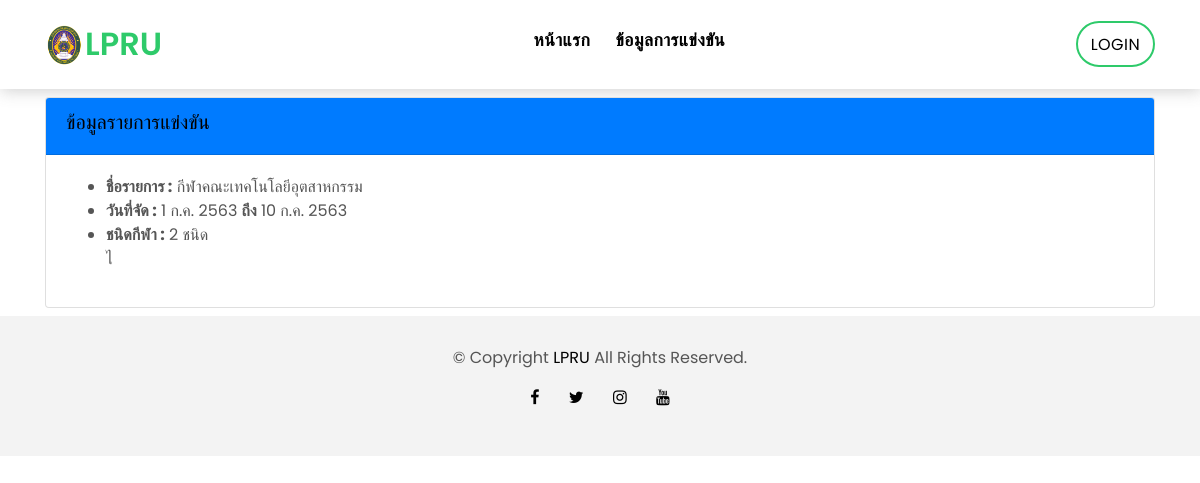
The app's page /tournament_detail.php?id=12 with its own data.
### tables this page shows
CREATE TABLE `tournament` (
  `tournament_id` int(11) NOT NULL,
  `tournament_name` varchar(100) NOT NULL,
  `startdate` date NOT NULL,
  `enddate` date NOT NULL
);

### app/SQLiManager.php (called while the page is built, shortened)
<?php
if(class_exists('SQLiManager') === false)
{
	class SQLiManager{
		var $table;
		var $field;
		var $condition;
		public function SQLiManager()
		{
			$this->connect = mysqli_connect(DB_HOST,DB_USER,DB_PASS,DB_NAME);
			$cs1 = "SET character_set_results=utf8";
			mysqli_query($this->connect,$cs1) or die('Error query: ' . mysqli_error($this->connect));
			$cs2 = "SET character_set_client = utf8";
			mysqli_query($this->connect,$cs2) or die('Error query: ' . mysqli_error($this->connect));
			$cs3 = "SET character_set_connection = utf8";
			mysqli_query($this->connect,$cs3) or die('Error query: ' . mysqli_error($this->connect));
			$this->field="*";
		}
		public function select()
		{
			$this->sql="SELECT $this->field FROM $this->table $this->condition";
			$result=mysqli_query($this->connect,$this->sql) or trigger_error(mysqli_error($this->connect),E_USER_ERROR);
			return $result;
		}
		public function countRow()
		{
			$this->sql = "SELECT COUNT($this->field) FROM $this->table $this->condition";
			$result=mysqli_query($this->connect,$this->sql) or trigger_error(mysqli_error($this->connect),E_USER_ERROR);
			$row=mysqli_fetch_array($result);
			$countrow=$row[0];
			return $countrow;
		}
	}
}
?>

### app/fn.php (called while the page is built, shortened)
<?php
function dateTH($strDate, $full=null, $time=null)
{
	$strYear = date("Y", strtotime($strDate)) + 543;
	$strMonth = date("n", strtotime($strDate));
	$strDay = date("j", strtotime($strDate));
	$strMonthCut = Array("", "ม.ค.", "ก.พ.", "มี.ค.", "เม.ย.", "พ.ค.", "มิ.ย.", "ก.ค.", "ส.ค.", "ก.ย.", "ต.ค.", "พ.ย.", "ธ.ค.");
	$strMonthThai = $strMonthCut[$strMonth];
	$dateTH = "$strDay $strMonthThai $strYear";
	return $dateTH;
}

### tournament_detail.php (the view, shortened to what this page needs)
<?php include("header.php"); ?>
<?php
if (empty($_GET["id"])) {
    header("location:" . URL . "event_calendar.php");
} else {
    $sql->table = "tournament";
    $sql->field = "*";
    $sql->condition = "WHERE tournament_id={$_GET["id"]}";
    $query = $sql->select();
    $result = mysqli_fetch_assoc($query);
    $sql->table = "tournament_sport";
    $sql->field = "*";
    $sql->condition = "WHERE tournament_id={$_GET["id"]}";
    $query2 = $sql->select();
    $count = $sql->countRow($query2);
}
?>
<main id="main">
    <div class="container">
        <div class="card mt-2 mb-2">
            <div class="card-header bg-primary text-white">
                <h5><i class="fas fa-snowboarding"></i> ข้อมูลรายการแข่งขัน</h5>
            </div>
            <div class="card-body">
                <ul>
                    <li><span style="font-weight: bold;">ชื่อรายการ :</span> <?= $result["tournament_name"] ?></li>
                    <li><span style="font-weight: bold;">วันที่จัด :</span> <?= dateTH($result["startdate"]) ?> <b>ถึง</b> <?= dateTH($result["enddate"]) ?></li>
                    <li><span style="font-weight: bold;">ชนิดกีฬา :</span> <?= $count .' ชนิด'?></li>
                   ไ
                        </div>
            </div>
        </div>
</main>
<?php include("footer.php"); ?>

### assets/css/style.css (style rules this page uses)
body { font-family: 'Poppins', sans-serif; color: #555555; }
h1, h2, h3, h4, h5, h6 { color: #000000; }

### records on screen
tournament: tournament_name "กีฬาคณะเทคโนโลยีอุตสาหกรรม", startdate "1 ก.ค. 2563", enddate "10 ก.ค. 2563"

### other values on screen
$count "2"
